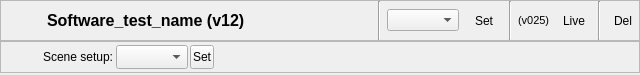
<?xml version="1.0" encoding="UTF-8"?>
<ui version="4.0">
 <class>versionAssetBlock</class>
 <widget class="QWidget" name="versionAssetBlock">
  <property name="enabled">
   <bool>true</bool>
  </property>
  <property name="geometry">
   <rect>
    <x>0</x>
    <y>0</y>
    <width>640</width>
    <height>75</height>
   </rect>
  </property>
  <property name="sizePolicy">
   <sizepolicy hsizetype="Preferred" vsizetype="Fixed">
    <horstretch>0</horstretch>
    <verstretch>0</verstretch>
   </sizepolicy>
  </property>
  <property name="minimumSize">
   <size>
    <width>0</width>
    <height>75</height>
   </size>
  </property>
  <property name="maximumSize">
   <size>
    <width>16777215</width>
    <height>75</height>
   </size>
  </property>
  <property name="windowTitle">
   <string>Form</string>
  </property>
  <layout class="QGridLayout" name="gridLayout_2">
   <property name="margin">
    <number>0</number>
   </property>
   <property name="spacing">
    <number>0</number>
   </property>
   <item row="0" column="0">
    <widget class="QFrame" name="versionAssetMainFrame">
     <property name="sizePolicy">
      <sizepolicy hsizetype="Preferred" vsizetype="Fixed">
       <horstretch>0</horstretch>
       <verstretch>0</verstretch>
      </sizepolicy>
     </property>
     <property name="frameShape">
      <enum>QFrame::StyledPanel</enum>
     </property>
     <property name="frameShadow">
      <enum>QFrame::Raised</enum>
     </property>
     <layout class="QGridLayout" name="gridLayout">
      <property name="margin">
       <number>0</number>
      </property>
      <item row="0" column="0">
       <layout class="QHBoxLayout" name="horizontalLayout">
        <item>
         <widget class="QToolButton" name="status_indicator">
          <property name="enabled">
           <bool>true</bool>
          </property>
          <property name="text">
           <string/>
          </property>
          <property name="icon">
           <iconset>
            <normaloff>../../../opt/OpenTools/Icons/green-on-32.png</normaloff>../../../opt/OpenTools/Icons/green-on-32.png</iconset>
          </property>
          <property name="iconSize">
           <size>
            <width>32</width>
            <height>32</height>
           </size>
          </property>
          <property name="popupMode">
           <enum>QToolButton::DelayedPopup</enum>
          </property>
          <property name="autoRaise">
           <bool>true</bool>
          </property>
          <property name="arrowType">
           <enum>Qt::NoArrow</enum>
          </property>
         </widget>
        </item>
        <item>
         <widget class="QLabel" name="asset_name">
          <property name="font">
           <font>
            <pointsize>12</pointsize>
            <weight>75</weight>
            <bold>true</bold>
           </font>
          </property>
          <property name="text">
           <string>Software_test_name (v12)</string>
          </property>
         </widget>
        </item>
        <item>
         <spacer name="horizontalSpacer">
          <property name="orientation">
           <enum>Qt::Horizontal</enum>
          </property>
          <property name="sizeHint" stdset="0">
           <size>
            <width>20</width>
            <height>20</height>
           </size>
          </property>
         </spacer>
        </item>
        <item>
         <widget class="Line" name="line_2">
          <property name="orientation">
           <enum>Qt::Vertical</enum>
          </property>
         </widget>
        </item>
        <item>
         <widget class="QComboBox" name="versionlist"/>
        </item>
        <item>
         <widget class="QToolButton" name="getVersion_but">
          <property name="sizePolicy">
           <sizepolicy hsizetype="Fixed" vsizetype="Fixed">
            <horstretch>0</horstretch>
            <verstretch>0</verstretch>
           </sizepolicy>
          </property>
          <property name="minimumSize">
           <size>
            <width>38</width>
            <height>39</height>
           </size>
          </property>
          <property name="maximumSize">
           <size>
            <width>38</width>
            <height>39</height>
           </size>
          </property>
          <property name="text">
           <string>Set</string>
          </property>
          <property name="icon">
           <iconset>
            <normaloff>../../../opt/OpenTools/Icons/build-32.png</normaloff>../../../opt/OpenTools/Icons/build-32.png</iconset>
          </property>
          <property name="iconSize">
           <size>
            <width>32</width>
            <height>32</height>
           </size>
          </property>
          <property name="autoRaise">
           <bool>true</bool>
          </property>
         </widget>
        </item>
        <item>
         <widget class="Line" name="line_3">
          <property name="orientation">
           <enum>Qt::Vertical</enum>
          </property>
         </widget>
        </item>
        <item>
         <widget class="QLabel" name="live_label">
          <property name="font">
           <font>
            <pointsize>8</pointsize>
            <weight>50</weight>
            <bold>false</bold>
           </font>
          </property>
          <property name="text">
           <string>(v025)</string>
          </property>
         </widget>
        </item>
        <item>
         <widget class="QToolButton" name="getLive_but">
          <property name="text">
           <string>Live</string>
          </property>
          <property name="icon">
           <iconset>
            <normaloff>../../../opt/OpenTools/Icons/agt_action_success-256.png</normaloff>../../../opt/OpenTools/Icons/agt_action_success-256.png</iconset>
          </property>
          <property name="iconSize">
           <size>
            <width>32</width>
            <height>32</height>
           </size>
          </property>
          <property name="autoRaise">
           <bool>true</bool>
          </property>
         </widget>
        </item>
        <item>
         <widget class="Line" name="line">
          <property name="orientation">
           <enum>Qt::Vertical</enum>
          </property>
         </widget>
        </item>
        <item>
         <widget class="QToolButton" name="delete_but">
          <property name="text">
           <string>Del</string>
          </property>
          <property name="icon">
           <iconset>
            <normaloff>../../../opt/OpenTools/Icons/cnrdelete-all-32.png</normaloff>../../../opt/OpenTools/Icons/cnrdelete-all-32.png</iconset>
          </property>
          <property name="iconSize">
           <size>
            <width>32</width>
            <height>32</height>
           </size>
          </property>
          <property name="autoRaise">
           <bool>true</bool>
          </property>
         </widget>
        </item>
       </layout>
      </item>
     </layout>
    </widget>
   </item>
   <item row="1" column="0">
    <widget class="QFrame" name="shotSetupFrame">
     <property name="sizePolicy">
      <sizepolicy hsizetype="Preferred" vsizetype="Fixed">
       <horstretch>0</horstretch>
       <verstretch>0</verstretch>
      </sizepolicy>
     </property>
     <property name="minimumSize">
      <size>
       <width>0</width>
       <height>32</height>
      </size>
     </property>
     <property name="frameShape">
      <enum>QFrame::StyledPanel</enum>
     </property>
     <property name="frameShadow">
      <enum>QFrame::Sunken</enum>
     </property>
     <layout class="QGridLayout" name="gridLayout_3">
      <property name="margin">
       <number>2</number>
      </property>
      <property name="spacing">
       <number>2</number>
      </property>
      <item row="0" column="0">
       <layout class="QHBoxLayout" name="horizontalLayout_2">
        <item>
         <spacer name="horizontalSpacer_2">
          <property name="orientation">
           <enum>Qt::Horizontal</enum>
          </property>
          <property name="sizeType">
           <enum>QSizePolicy::Preferred</enum>
          </property>
          <property name="sizeHint" stdset="0">
           <size>
            <width>40</width>
            <height>20</height>
           </size>
          </property>
         </spacer>
        </item>
        <item>
         <widget class="QLabel" name="label_2">
          <property name="text">
           <string>Scene setup:</string>
          </property>
         </widget>
        </item>
        <item>
         <widget class="QComboBox" name="setupversionlist">
          <property name="minimumSize">
           <size>
            <width>0</width>
            <height>24</height>
           </size>
          </property>
          <property name="maximumSize">
           <size>
            <width>16777215</width>
            <height>24</height>
           </size>
          </property>
         </widget>
        </item>
        <item>
         <widget class="QToolButton" name="getSetupVersion_but">
          <property name="minimumSize">
           <size>
            <width>24</width>
            <height>24</height>
           </size>
          </property>
          <property name="maximumSize">
           <size>
            <width>24</width>
            <height>24</height>
           </size>
          </property>
          <property name="text">
           <string>Set</string>
          </property>
          <property name="icon">
           <iconset>
            <normaloff>../../../opt/OpenTools/Icons/kdevelop_down-32.png</normaloff>../../../opt/OpenTools/Icons/kdevelop_down-32.png</iconset>
          </property>
          <property name="iconSize">
           <size>
            <width>16</width>
            <height>16</height>
           </size>
          </property>
         </widget>
        </item>
        <item>
         <spacer name="horizontalSpacer_3">
          <property name="orientation">
           <enum>Qt::Horizontal</enum>
          </property>
          <property name="sizeType">
           <enum>QSizePolicy::Expanding</enum>
          </property>
          <property name="sizeHint" stdset="0">
           <size>
            <width>40</width>
            <height>24</height>
           </size>
          </property>
         </spacer>
        </item>
       </layout>
      </item>
     </layout>
    </widget>
   </item>
  </layout>
 </widget>
 <resources/>
 <connections/>
</ui>
